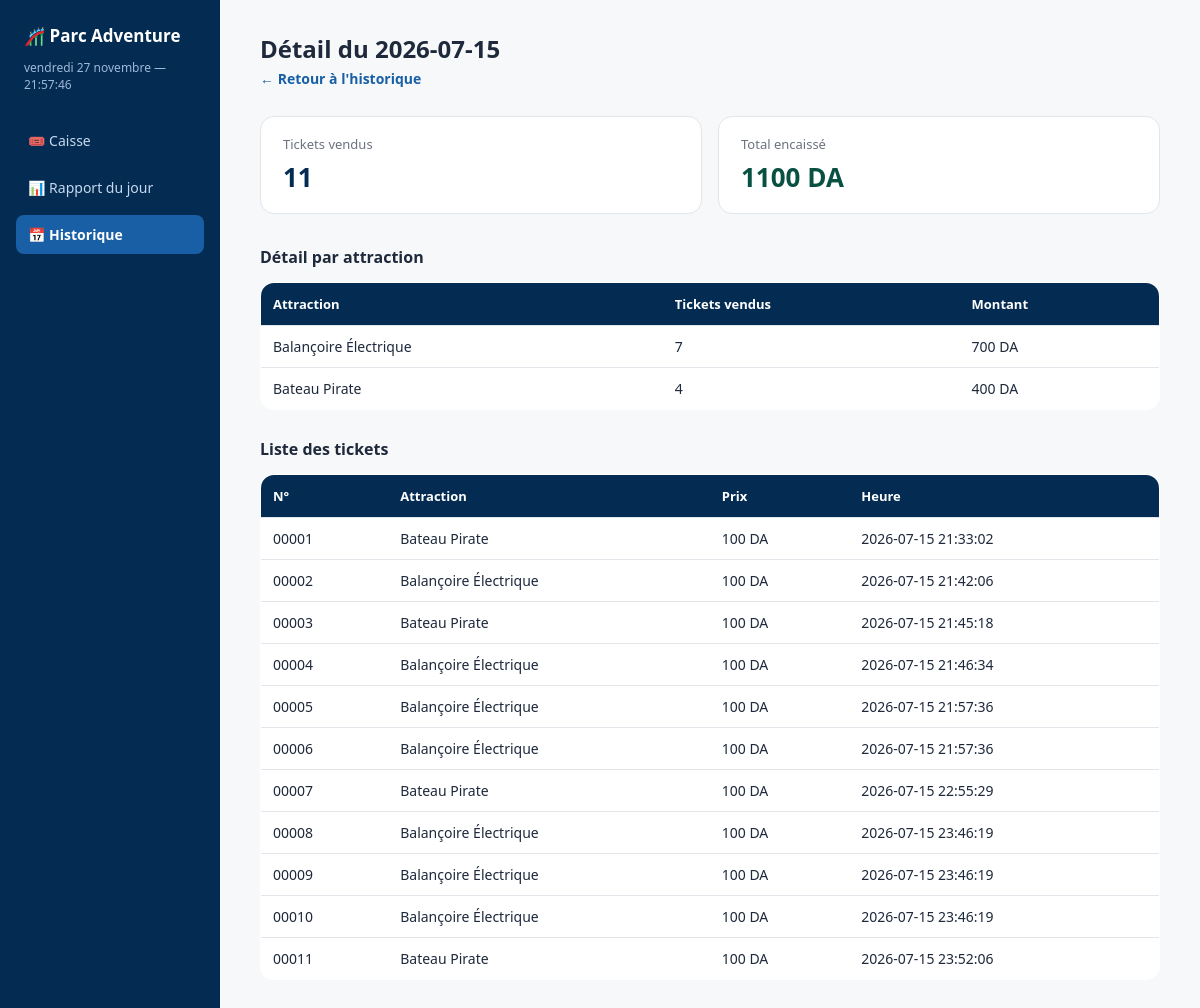
The page /historique/2026-07-15 on the database its author committed.
### tables this page shows
CREATE TABLE tickets (
            id INTEGER PRIMARY KEY AUTOINCREMENT,
            attraction_id INTEGER NOT NULL,
            attraction_nom TEXT NOT NULL,
            prix REAL NOT NULL,
            date_heure TEXT NOT NULL,
            FOREIGN KEY (attraction_id) REFERENCES attractions(id)
        );

### controller.py (the view)
    @app.route("/historique/<jour>")
    def detail_jour(jour):
        tickets = model.tickets_par_jour(jour)
        details = model.total_par_attraction_pour_jour(jour)
        total_tickets = len(tickets)
        total_argent = sum(t[3] for t in tickets)
        return render_template("detail_jour.html", jour=jour, tickets=tickets,
                                details=details, total_tickets=total_tickets, total_argent=total_argent, active="historique")

### model.py (called while the page is built)
    def tickets_par_jour(self, jour):
        return self.conn.execute(
            "SELECT * FROM tickets WHERE date_heure LIKE ? ORDER BY id",
            (f"{jour}%",)
        ).fetchall()

    def total_par_attraction_pour_jour(self, jour):
        return self.conn.execute(
            """SELECT attraction_nom, COUNT(*), SUM(prix)
               FROM tickets WHERE date_heure LIKE ?
               GROUP BY attraction_nom""",
            (f"{jour}%",)
        ).fetchall()

### templates/detail_jour.html (shortened to what this page needs)
{% extends "base.html" %}
{% block content %}
<div class="page-title">Détail du {{ jour }}</div>
<div class="page-subtitle"><a href="{{ url_for('historique') }}" class="lien-detail">← Retour à l'historique</a></div>
<div class="stats-row">
    <div class="stat-card">
        <div class="stat-label">Tickets vendus</div>
        <div class="stat-value">{{ total_tickets }}</div>
    </div>
    <div class="stat-card">
        <div class="stat-label">Total encaissé</div>
        <div class="stat-value teal">{{ total_argent|int }} DA</div>
    </div>
</div>
<h3>Détail par attraction</h3>
<table>
    <tr><th>Attraction</th><th>Tickets vendus</th><th>Montant</th></tr>
    {% for d in details %}
    <tr><td>{{ d[0] }}</td><td>{{ d[1] }}</td><td>{{ d[2]|int }} DA</td></tr>
    {% endfor %}
</table>
<h3>Liste des tickets</h3>
<table>
    <tr><th>N°</th><th>Attraction</th><th>Prix</th><th>Heure</th></tr>
    {% for t in tickets %}
    <tr><td>{{ "%05d"|format(t[0]) }}</td><td>{{ t[2] }}</td><td>{{ t[3]|int }} DA</td><td>{{ t[4] }}</td></tr>
    {% endfor %}
</table>
{% endblock %}

### templates/base.html (shortened to what this page needs)
<!DOCTYPE html>
<html lang="fr">
<head>
    <link rel="stylesheet" href="{{ url_for('static', filename='style.css') }}">
</head>
<body>
    <div class="app-layout">
        <div class="sidebar">
            <div class="sidebar-title">🎢 Parc Adventure</div>
            <div class="sidebar-clock" id="horloge"></div>
            <a href="{{ url_for('accueil') }}" class="{{ 'active' if active == 'caisse' else '' }}">🎟️ Caisse</a>
            <a href="{{ url_for('rapport') }}" class="{{ 'active' if active == 'rapport' else '' }}">📊 Rapport du jour</a>
            <a href="{{ url_for('historique') }}" class="{{ 'active' if active == 'historique' else '' }}">📅 Historique</a>
        </div>
        <div class="main-content">
            {% block content %}{% endblock %}
        </div>
    </div>
</body>
</html>

### static/style.css (style rules this page uses)
:root { --marine-900: #042C53; --marine-700: #0C447C; --marine-500: #185FA5; --marine-100: #E6F1FB; --teal-900: #04342C; --teal-700: #085041; --teal-500: #0F6E56; --teal-100: #E1F5EE; --amber-bg: #FAEEDA; --amber-text: #854F0B; --bg-page: #F7F8FA; --text-main: #1E293B; --text-muted: #6B7280; --border: #E2E5EA; }
* { box-sizing: border-box; }
body { font-family: 'Segoe UI', sans-serif; background-color: var(--bg-page); margin: 0; padding: 0; color: var(--text-main); }
.app-layout { display: flex; min-height: 100vh; }
.sidebar { width: 220px; background-color: var(--marine-900); padding: 24px 16px; display: flex; flex-direction: column; gap: 8px; flex-shrink: 0; }
.sidebar-title { color: white; font-size: 17px; font-weight: 600; margin-bottom: 4px; padding: 0 8px; }
.sidebar-clock { color: #9DB8D6; font-size: 12px; padding: 0 8px; margin-bottom: 20px; }
.sidebar a { display: flex; align-items: center; gap: 10px; color: #C6D9EE; text-decoration: none; padding: 10px 12px; border-radius: 8px; font-size: 14px; transition: background-color 0.15s ease; }
.sidebar a.active { background-color: var(--marine-500); color: white; font-weight: 600; }
.main-content { flex: 1; padding: 32px 40px; }
.page-title { font-size: 24px; font-weight: 600; margin-bottom: 4px; color: var(--text-main); }
.page-subtitle { font-size: 14px; color: var(--text-muted); margin-bottom: 28px; }
.stats-row { display: flex; gap: 16px; margin-bottom: 32px; }
.stat-card { background: white; border: 1px solid var(--border); border-radius: 14px; padding: 18px 22px; flex: 1; }
.stat-label { font-size: 13px; color: var(--text-muted); margin-bottom: 6px; }
.stat-value { font-size: 26px; font-weight: 700; color: var(--marine-900); }
.stat-value.teal { color: var(--teal-700); }
table { width: 100%; border-collapse: collapse; background: white; border-radius: 14px; overflow: hidden; border: 1px solid var(--border); margin-bottom: 28px; }
th { background-color: var(--marine-900); color: white; padding: 12px; font-size: 13px; text-align: left; font-weight: 600; }
td { padding: 11px 12px; font-size: 14px; border-top: 1px solid var(--border); }
h3 { font-size: 16px; color: var(--text-main); margin: 28px 0 14px 0; }
a.lien-detail { color: var(--marine-500); font-weight: 600; text-decoration: none; }

### rows shown on the page
tickets: id "00001", attraction_nom "Bateau Pirate", prix "100", date_heure "2026-07-15 21:33:02"
tickets: id "00002", attraction_nom "Balançoire Électrique", prix "100", date_heure "2026-07-15 21:42:06"
tickets: id "00003", attraction_nom "Bateau Pirate", prix "100", date_heure "2026-07-15 21:45:18"
tickets: id "00004", attraction_nom "Balançoire Électrique", prix "100", date_heure "2026-07-15 21:46:34"
tickets: id "00005", attraction_nom "Balançoire Électrique", prix "100", date_heure "2026-07-15 21:57:36"
tickets: id "00006", attraction_nom "Balançoire Électrique", prix "100", date_heure "2026-07-15 21:57:36"
tickets: id "00007", attraction_nom "Bateau Pirate", prix "100", date_heure "2026-07-15 22:55:29"
tickets: id "00008", attraction_nom "Balançoire Électrique", prix "100", date_heure "2026-07-15 23:46:19"
tickets: id "00009", attraction_nom "Balançoire Électrique", prix "100", date_heure "2026-07-15 23:46:19"
tickets: id "00010", attraction_nom "Balançoire Électrique", prix "100", date_heure "2026-07-15 23:46:19"
tickets: id "00011", attraction_nom "Bateau Pirate", prix "100", date_heure "2026-07-15 23:52:06"

### other values the page prints
{{ jour }} "2026-07-15"
{{ total_tickets }} "11"
{{ total_argent|int }} "1100"
{{ d[0] }} "Balançoire Électrique" "Bateau Pirate"
{{ d[1] }} "7" "4"
{{ d[2]|int }} "700" "400"
